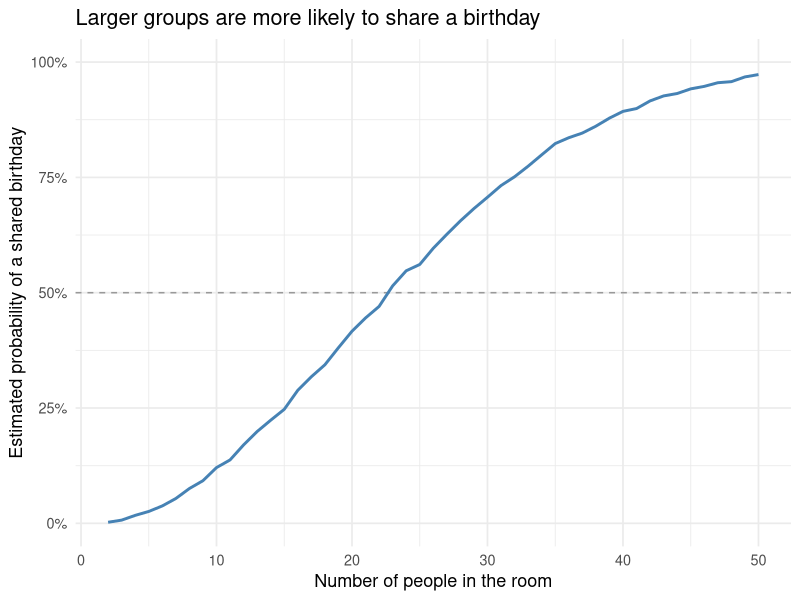

Reproduce this figure in R.
## ---- chunk 1
library(tidyverse)

has_shared_birthday <- function(n) {
  birthdays <- sample.int(365, size = n, replace = TRUE)
  any(duplicated(birthdays))
}
## ---- chunk 2
#Estimate the probability for each group size
set.seed(8105)

birthday_results <- tibble(group_size = 2:50) |>
  mutate(
    probability = map_dbl(
      group_size,
      function(n) mean(replicate(10000, has_shared_birthday(n)))
    )
  )
## ---- chunk 3
ggplot(birthday_results, aes(x = group_size, y = probability)) +
  geom_hline(yintercept = 0.5, linetype = "dashed", color = "grey60") +
  geom_line(color = "steelblue", linewidth = 1) +
  scale_y_continuous(
    labels = scales::label_percent(accuracy = 1),
    limits = c(0, 1)
  ) +
  labs(
    title = "Larger groups are more likely to share a birthday",
    x = "Number of people in the room",
    y = "Estimated probability of a shared birthday"
  ) +
  theme_minimal(base_size = 13)
## ---- chunk 4
knitr::opts_chunk$set(echo = TRUE)
